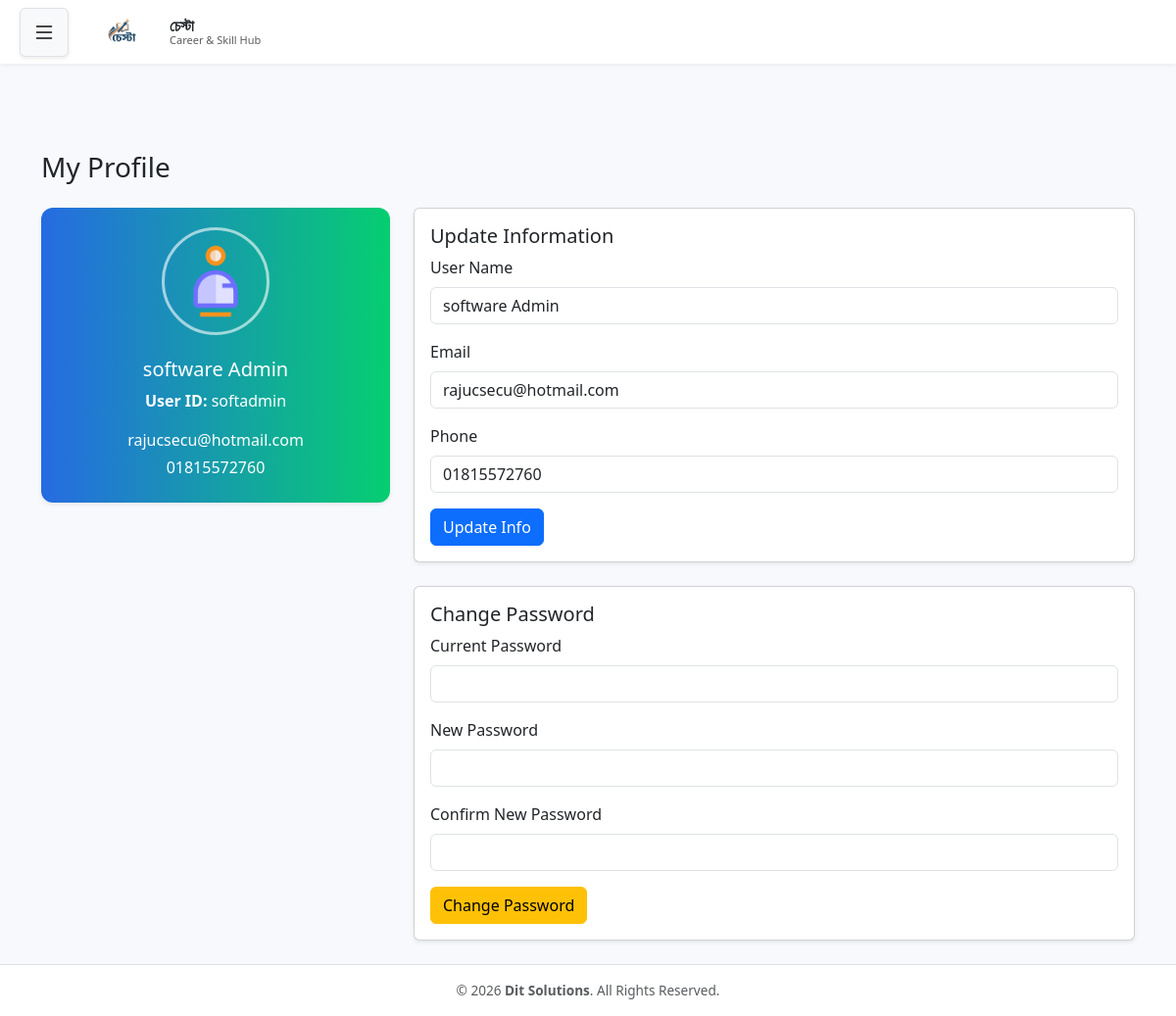
Page /profile.php (signed in) on the committed database.
### tables this page shows
CREATE TABLE `user_login_info` (
  `USER_ID` varchar(200) NOT NULL,
  `USER_PASSWORD` varchar(200) NOT NULL,
  `EMAIL` varchar(100) DEFAULT NULL,
  `PHONE` varchar(20) DEFAULT NULL,
  `ENTRY_DATE` date DEFAULT NULL,
  `AUTHORIZED_STATUS` char(1) DEFAULT 'Y',
  `USER_NAME` varchar(200) DEFAULT NULL,
  `USER_TYPE_ID` int(10) DEFAULT NULL,
  `BR_CODE` varchar(20) DEFAULT NULL,
  `ORG_CODE` varchar(20) DEFAULT NULL,
  `level_id` int(11) DEFAULT NULL,
  `email_verified` tinyint(1) NOT NULL DEFAULT 0,
  `reset_token` varchar(10) DEFAULT NULL,
  `reset_token_expires` datetime DEFAULT NULL,
  `PAID_STATUS` char(1) NOT NULL DEFAULT 'N',
  `REMARKS` varchar(100) NOT NULL
);

### profile.php (the view, shortened to what this page needs)
<?php
require 'db.php';
$userId   = $_SESSION['user']['user_id'] ?? null;
$stmt = $pdo->prepare("SELECT * FROM user_login_info WHERE USER_ID = :uid");
$stmt->execute(['uid' => $userId]);
$userDb = $stmt->fetch(PDO::FETCH_ASSOC);
?>
<!DOCTYPE html>
<html lang="en">
<head>
<link href="https://cdn.jsdelivr.net/npm/bootstrap@5.3.0/dist/css/bootstrap.min.css" rel="stylesheet">
</head>
<body class="d-flex flex-column min-vh-100;">
<?php include 'header.php'; ?>
<main class="container py-4 flex-grow-1">
<h3 class="mb-4">My Profile</h3>
<div class="row">
    <div class="col-md-4 mb-4">
        <div class="profile-card shadow-sm">
            <img src="plogo.png" alt="Profile Logo"
                 onerror="this.src='https://ui-avatars.com/api/?name=<?= urlencode($userDb['USER_NAME'] ?? 'User') ?>'">
            <h5 class="mt-2"><?= htmlspecialchars($userDb['USER_NAME'] ?? 'No Name') ?></h5>
            <p><strong>User ID:</strong> <?= htmlspecialchars($userDb['USER_ID'] ?? 'N/A') ?></p>
            <p class="mb-1"><?= htmlspecialchars($userDb['EMAIL'] ?? 'N/A') ?></p>
            <p class="mb-1"><?= htmlspecialchars($userDb['PHONE'] ?? 'N/A') ?></p>
        </div>
    </div>
    <div class="col-md-8">
        <div class="card mb-4 shadow-sm">
            <div class="card-body">
                <h5>Update Information</h5>
                <form method="post">
                    <div class="mb-3">
                        <label class="form-label">User Name</label>
                        <input type="text" name="user_name" class="form-control"
                               value="<?= htmlspecialchars($userDb['USER_NAME'] ?? '') ?>" required>
                    </div>
                    <div class="mb-3">
                        <label class="form-label">Email</label>
                        <input type="email" name="email" class="form-control"
                               value="<?= htmlspecialchars($userDb['EMAIL'] ?? '') ?>">
                    </div>
                    <div class="mb-3">
                        <label class="form-label">Phone</label>
                        <input type="text" name="phone" class="form-control"
                               value="<?= htmlspecialchars($userDb['PHONE'] ?? '') ?>">
                    </div>
                    <button type="submit" name="update_info" class="btn btn-primary">Update Info</button>
                </form>
            </div>
        </div>
        <div class="card shadow-sm">
            <div class="card-body">
                <h5>Change Password</h5>
                <form method="post">
                    <div class="mb-3">
                        <label class="form-label">Current Password</label>
                        <input type="password" name="current_password" class="form-control" required>
                    </div>
                    <div class="mb-3">
                        <label class="form-label">New Password</label>
                        <input type="password" name="new_password" class="form-control" required>
                    </div>
                    <div class="mb-3">
                        <label class="form-label">Confirm New Password</label>
                        <input type="password" name="confirm_password" class="form-control" required>
                    </div>
                    <button type="submit" name="change_password" class="btn btn-warning">Change Password</button>
                </form>
            </div>
        </div>
    </div>
</div>
</main>
<?php include 'footer.php'; ?>
</body>
</html>

### profile.php (style rules this page uses)
.profile-card { background: linear-gradient(90deg, #266be2ff 0%, #06ce71ff 100%); color: #fff; padding: 20px; border-radius: 12px; text-align: center; }
.profile-card img { width: 110px; height: 110px; border-radius: 50%; margin-bottom: 15px; border: 3px solid rgba(255,255,255,0.6); }

### header.php (style rules this page uses)
:root { --sidebar-width: 280px; --dark-navy: #1a1a2e; --light-navy: #252545; }
body { background-color: #f8f9fc; margin: 0; min-height: 100vh; display: flex; }

### footer.php (style rules this page uses)
html, body { height: 100%; margin: 0; }
main { flex: 1; }

### rows in the picture
user_login_info: USER_NAME "software Admin", USER_ID "softadmin", EMAIL "rajucsecu@hotmail.com", PHONE "01815572760", user_name "software Admin", email "rajucsecu@hotmail.com", phone "01815572760"

### other values in the picture
$orgName "চেস্টা"
